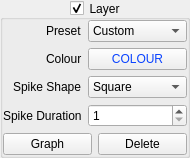
<?xml version="1.0" encoding="UTF-8"?>
<ui version="4.0">
 <class>LayerConfig</class>
 <widget class="QGroupBox" name="LayerConfig">
  <property name="geometry">
   <rect>
    <x>0</x>
    <y>0</y>
    <width>190</width>
    <height>157</height>
   </rect>
  </property>
  <property name="windowTitle">
   <string>LayerConfig</string>
  </property>
  <property name="title">
   <string>Layer</string>
  </property>
  <property name="alignment">
   <set>Qt::AlignCenter</set>
  </property>
  <property name="flat">
   <bool>false</bool>
  </property>
  <property name="checkable">
   <bool>true</bool>
  </property>
  <layout class="QVBoxLayout" name="verticalLayout">
   <property name="spacing">
    <number>0</number>
   </property>
   <property name="leftMargin">
    <number>0</number>
   </property>
   <property name="topMargin">
    <number>0</number>
   </property>
   <property name="rightMargin">
    <number>0</number>
   </property>
   <property name="bottomMargin">
    <number>0</number>
   </property>
   <item>
    <widget class="QWidget" name="panel" native="true">
     <property name="sizePolicy">
      <sizepolicy hsizetype="Preferred" vsizetype="Expanding">
       <horstretch>0</horstretch>
       <verstretch>0</verstretch>
      </sizepolicy>
     </property>
     <layout class="QVBoxLayout" name="verticalLayout_2">
      <property name="leftMargin">
       <number>0</number>
      </property>
      <property name="topMargin">
       <number>0</number>
      </property>
      <property name="rightMargin">
       <number>0</number>
      </property>
      <property name="bottomMargin">
       <number>0</number>
      </property>
      <item>
       <layout class="QFormLayout" name="formLayout">
        <property name="sizeConstraint">
         <enum>QLayout::SetDefaultConstraint</enum>
        </property>
        <property name="labelAlignment">
         <set>Qt::AlignRight|Qt::AlignTrailing|Qt::AlignVCenter</set>
        </property>
        <item row="0" column="0">
         <widget class="QLabel" name="label_2">
          <property name="text">
           <string>Preset</string>
          </property>
         </widget>
        </item>
        <item row="0" column="1">
         <widget class="QComboBox" name="cmbPreset">
          <property name="currentIndex">
           <number>0</number>
          </property>
          <item>
           <property name="text">
            <string>Custom</string>
           </property>
          </item>
         </widget>
        </item>
        <item row="2" column="0">
         <widget class="QLabel" name="spikeShapeLabel">
          <property name="text">
           <string>Spike Shape</string>
          </property>
         </widget>
        </item>
        <item row="3" column="0">
         <widget class="QLabel" name="spikeDurationLabel">
          <property name="text">
           <string>Spike Duration</string>
          </property>
         </widget>
        </item>
        <item row="2" column="1">
         <widget class="QComboBox" name="cmbSpikeShape">
          <property name="currentIndex">
           <number>0</number>
          </property>
          <item>
           <property name="text">
            <string>Square</string>
           </property>
          </item>
          <item>
           <property name="text">
            <string>Triangle</string>
           </property>
          </item>
          <item>
           <property name="text">
            <string>Gaussian</string>
           </property>
          </item>
          <item>
           <property name="text">
            <string>Exponential</string>
           </property>
          </item>
         </widget>
        </item>
        <item row="3" column="1">
         <widget class="QSpinBox" name="spinSpikeDuration">
          <property name="minimum">
           <number>1</number>
          </property>
          <property name="maximum">
           <number>7</number>
          </property>
          <property name="value">
           <number>1</number>
          </property>
         </widget>
        </item>
        <item row="1" column="0">
         <widget class="QLabel" name="colourLabel">
          <property name="text">
           <string>Colour</string>
          </property>
         </widget>
        </item>
        <item row="1" column="1">
         <widget class="QPushButton" name="btnColor">
          <property name="autoFillBackground">
           <bool>false</bool>
          </property>
          <property name="styleSheet">
           <string notr="true">color: rgb(10, 67, 255)</string>
          </property>
          <property name="text">
           <string>COLOUR</string>
          </property>
          <property name="flat">
           <bool>false</bool>
          </property>
         </widget>
        </item>
       </layout>
      </item>
      <item>
       <layout class="QFormLayout" name="configLayout"/>
      </item>
      <item>
       <layout class="QHBoxLayout" name="horizontalLayout">
        <item>
         <widget class="QPushButton" name="btnGraph">
          <property name="text">
           <string>Graph</string>
          </property>
         </widget>
        </item>
        <item>
         <widget class="QPushButton" name="btnDelete">
          <property name="text">
           <string>Delete</string>
          </property>
         </widget>
        </item>
       </layout>
      </item>
     </layout>
    </widget>
   </item>
   <item>
    <spacer name="verticalSpacer">
     <property name="orientation">
      <enum>Qt::Vertical</enum>
     </property>
     <property name="sizeHint" stdset="0">
      <size>
       <width>20</width>
       <height>40</height>
      </size>
     </property>
    </spacer>
   </item>
  </layout>
 </widget>
 <layoutdefault spacing="6" margin="11"/>
 <resources/>
 <connections/>
</ui>
